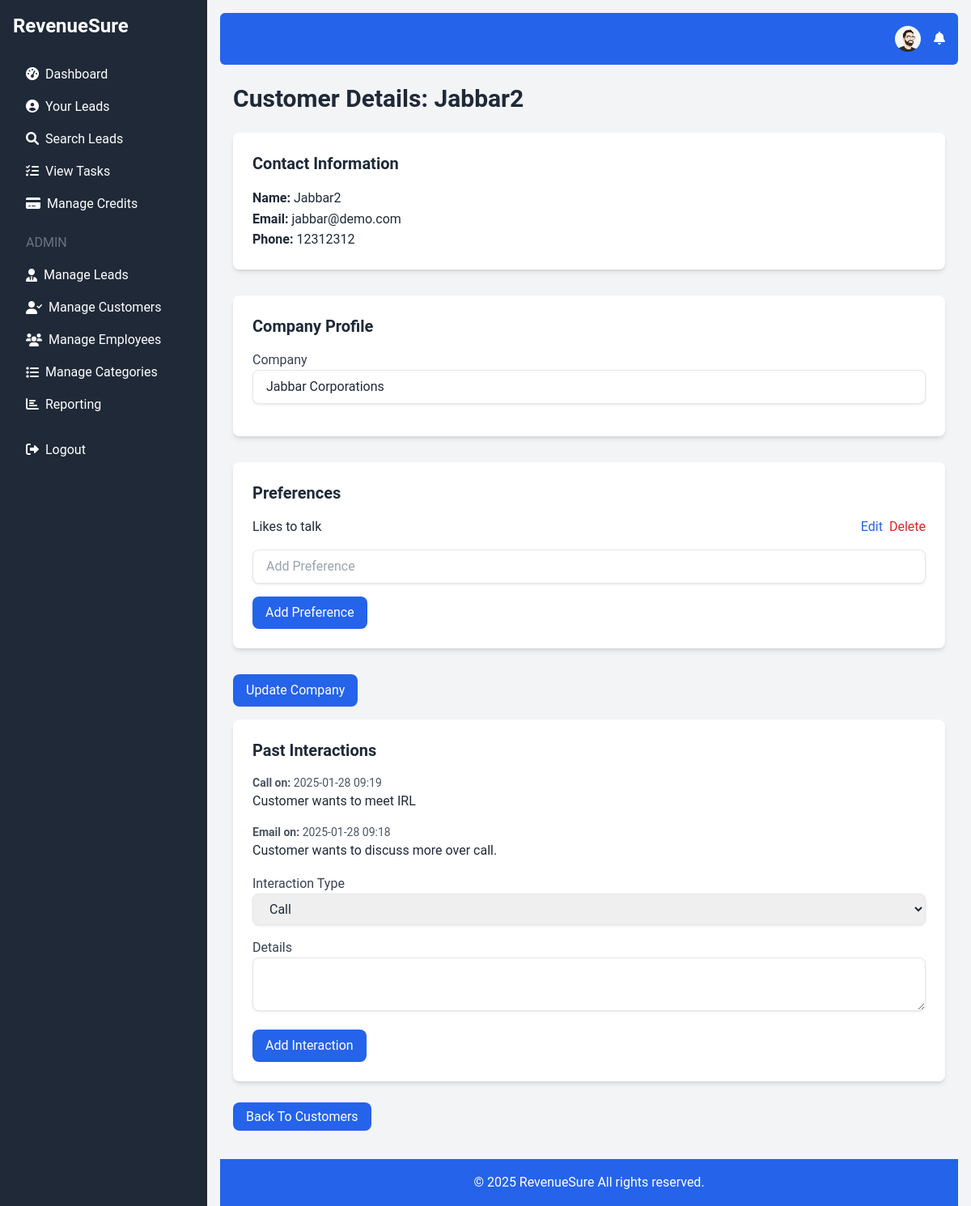
/view_customer.php?id=1 (signed in), run on the app's committed database.
### tables this page shows
CREATE TABLE `users` (
  `id` int(11) NOT NULL,
  `username` varchar(50) NOT NULL,
  `email` varchar(100) NOT NULL,
  `password` varchar(255) NOT NULL,
  `credits` int(11) DEFAULT 0,
  `created_at` timestamp NOT NULL DEFAULT current_timestamp(),
  `role` enum('admin','user') DEFAULT 'user',
  `profile_picture` varchar(255) DEFAULT NULL
);

CREATE TABLE `customers` (
  `id` int(11) NOT NULL,
  `name` varchar(100) NOT NULL,
  `email` varchar(100) DEFAULT NULL,
  `phone` varchar(20) DEFAULT NULL,
  `created_at` timestamp NOT NULL DEFAULT current_timestamp(),
  `company` varchar(255) DEFAULT NULL,
  `last_interaction` timestamp NULL DEFAULT NULL
);

CREATE TABLE `customer_preferences` (
  `id` int(11) NOT NULL,
  `customer_id` int(11) NOT NULL,
  `preference` varchar(255) NOT NULL,
  `created_at` timestamp NOT NULL DEFAULT current_timestamp()
);

CREATE TABLE `customer_interactions` (
  `id` int(11) NOT NULL,
  `customer_id` int(11) NOT NULL,
  `interaction_type` enum('Call','Email','Meeting','Other') NOT NULL,
  `details` text DEFAULT NULL,
  `interaction_at` timestamp NOT NULL DEFAULT current_timestamp()
);

### view_customer.php (the view, shortened to what this page needs)
<?php
require 'db.php';
$customer_id = isset($_GET['id']) ? (int)$_GET['id'] : 0;
$stmt = $conn->prepare("SELECT * FROM customers WHERE id = :id");
$stmt->bindParam(':id', $customer_id);
$stmt->execute();
$customer = $stmt->fetch(PDO::FETCH_ASSOC);
$stmt = $conn->prepare("SELECT * FROM customer_preferences WHERE customer_id = :customer_id ORDER BY created_at ASC");
$stmt->bindParam(':customer_id', $customer_id);
$stmt->execute();
$preferences = $stmt->fetchAll(PDO::FETCH_ASSOC);
$stmt = $conn->prepare("SELECT * FROM customer_interactions WHERE customer_id = :customer_id ORDER BY interaction_at DESC");
$stmt->bindParam(':customer_id', $customer_id);
$stmt->execute();
$interactions = $stmt->fetchAll(PDO::FETCH_ASSOC);
require 'header.php';
?>
<h1 class="text-3xl font-bold text-gray-800 mb-6">Customer Details: <?php echo htmlspecialchars($customer['name']); ?></h1>
    <div class="bg-white p-6 rounded-lg shadow-md mb-8">
        <h2 class="text-xl font-bold text-gray-800 mb-4">Contact Information</h2>
        <p><strong>Name:</strong> <?php echo htmlspecialchars($customer['name']); ?></p>
        <p><strong>Email:</strong> <?php echo htmlspecialchars($customer['email']); ?></p>
        <p><strong>Phone:</strong> <?php echo htmlspecialchars($customer['phone']); ?></p>
    </div>
     <form method="post" action="">
         <div class="bg-white p-6 rounded-lg shadow-md mb-8">
            <h2 class="text-xl font-bold text-gray-800 mb-4">Company Profile</h2>
               <div class="mb-4">
                   <label for="company" class="block text-gray-700">Company</label>
                      <input type="text" name="company" id="company" class="w-full px-4 py-2 border rounded-lg focus:outline-none focus:ring-2 focus:ring-blue-600" value="<?php echo htmlspecialchars($customer['company'] ?? ''); ?>">
                 </div>
         </div>
        <div class="bg-white p-6 rounded-lg shadow-md mb-8">
            <h2 class="text-xl font-bold text-gray-800 mb-4">Preferences</h2>
             <ul class="mb-4">
                 <?php if($preferences): ?>
                     <?php foreach ($preferences as $preference): ?>
                            <li class="flex justify-between items-center mb-2">
                                 <?php echo htmlspecialchars($preference['preference']); ?>
                                  <div class="flex gap-2">
                                    <a href="edit_preference.php?id=<?php echo $preference['id']; ?>&customer_id=<?php echo $customer_id; ?>" class="text-blue-600 hover:underline">Edit</a>
                                  <a href="delete_preference.php?id=<?php echo $preference['id']; ?>&customer_id=<?php echo $customer_id; ?>" class="text-red-600 hover:underline">Delete</a>
                                   </div>
                            </li>
                        <?php endforeach; ?>
                   <?php else: ?>
                     <p>No Preferences added.</p>
                  <?php endif; ?>
               </ul>
             <div class="mb-4">
                <input type="text" name="preference" id="preference" class="w-full px-4 py-2 border rounded-lg focus:outline-none focus:ring-2 focus:ring-blue-600" placeholder="Add Preference">
                </div>
                <button type="submit" name="add_preference" class="bg-blue-600 text-white px-4 py-2 rounded-lg hover:bg-blue-700 transition duration-300">Add Preference</button>
        </div>
           <button type="submit" name="update_company_preferences" class="bg-blue-600 text-white px-4 py-2 rounded-lg hover:bg-blue-700 transition duration-300 mb-4">Update Company</button>
    </form>
        <div class="bg-white p-6 rounded-lg shadow-md mb-8">
        <h2 class="text-xl font-bold text-gray-800 mb-4">Past Interactions</h2>
             <ul>
                   <?php if($interactions): ?>
                         <?php foreach ($interactions as $interaction): ?>
                            <li class="mb-4">
                                 <p class="text-gray-600 text-sm">
                                    <strong><?php echo htmlspecialchars($interaction['interaction_type']); ?> on:</strong> <?php echo date('Y-m-d H:i', strtotime($interaction['interaction_at'])); ?>
                                </p>
                                 <p class="text-gray-800"><?php echo htmlspecialchars($interaction['details']); ?></p>
                             </li>
                         <?php endforeach; ?>
                    <?php else: ?>
                      <p class="text-gray-600">No interactions found.</p>
                  <?php endif; ?>
             </ul>
             <form method="POST" action="">
                <div class="mb-4">
                    <label for="interaction_type" class="block text-gray-700">Interaction Type</label>
                        <select name="interaction_type" id="interaction_type" class="w-full px-4 py-2 border rounded-lg focus:outline-none focus:ring-2 focus:ring-blue-600">
                           <option value="Call">Call</option>
                      </select>
                 </div>
                <div class="mb-4">
                     <label for="details" class="block text-gray-700">Details</label>
                        <textarea name="details" id="details" class="w-full px-4 py-2 border rounded-lg focus:outline-none focus:ring-2 focus:ring-blue-600"></textarea>
                </div>
                  <button type="submit" name="add_interaction" class="bg-blue-600 text-white px-4 py-2 rounded-lg hover:bg-blue-700 transition duration-300">Add Interaction</button>
           </form>
    </div>
    <div class="mb-4">
        <a href="manage_customers.php"  class="bg-blue-600 text-white px-4 py-2 rounded-lg hover:bg-blue-700 transition duration-300">Back To Customers</a>
   </div>
<?php
require 'footer.php';
?>

### header.php (shortened to what this page needs)
<!DOCTYPE html>
<html lang="en">
<head>
    <script src="https://cdn.tailwindcss.com"></script>
    <link href="https://cdnjs.cloudflare.com/ajax/libs/font-awesome/6.0.0-beta3/css/all.min.css" rel="stylesheet">
     <link rel="stylesheet" href="https://cdnjs.cloudflare.com/ajax/libs/animate.css/4.1.1/animate.min.css"/>
</head>
<body class="bg-gray-100">
    <div class="flex h-screen fade-in-up">
        <aside class="bg-gray-800 text-white w-64 p-4">
            <a href="index.php" class="text-2xl font-bold block mb-6">RevenueSure</a>
            <nav>
                <?php if (isset($_SESSION['user_id'])): ?>
                    <?php
                     function isActive($path) {
                         $current_page = basename($_SERVER['PHP_SELF']);
                         return strpos($current_page, $path) === 0;
                    }
                     function isParentActive($path) {
                         $current_page = basename($_SERVER['PHP_SELF']);
                       return strpos($current_page, $path) !== false;
                      }
                    ?>
                    <a href="dashboard.php" class="block py-2 px-4 hover:bg-gray-700 rounded <?php echo isActive('dashboard.php') ? 'active' : ''; ?>"><i class="fas fa-tachometer-alt mr-2"></i>Dashboard</a>
                    <a href="your_leads.php" class="block py-2 px-4 hover:bg-gray-700 rounded <?php echo isActive('your_leads.php') ? 'active' : ''; ?>"><i class="fas fa-user-circle mr-2"></i>Your Leads</a>
                    <a href="search_leads.php" class="block py-2 px-4 hover:bg-gray-700 rounded <?php echo isActive('search_leads.php') ? 'active' : ''; ?>"><i class="fas fa-search mr-2"></i>Search Leads</a>
                   <a href="view_tasks.php" class="block py-2 px-4 hover:bg-gray-700 rounded <?php echo isActive('view_tasks.php') ? 'active' : ''; ?>"><i class="fas fa-tasks mr-2"></i>View Tasks</a>
                    <a href="manage_credits.php" class="block py-2 px-4 hover:bg-gray-700 rounded <?php echo isActive('manage_credits.php') ? 'active' : ''; ?>"><i class="fas fa-credit-card mr-2"></i>Manage Credits</a>
                    <?php if ($_SESSION['role'] === 'admin'): ?>
                        <h6 class="text-gray-500 uppercase mt-4 mb-2 px-4">Admin</h6>
                         <div class="menu-item <?php if (isParentActive('add_lead.php') || isParentActive('leads_list.php') || isParentActive('import_leads.php')) echo 'active'; ?>">
                            <a class="block py-2 px-4 hover:bg-gray-700 rounded flex items-center"><i class="fas fa-user-tie mr-2"></i>Manage Leads</a>
                        </div>
                          <div class="menu-item <?php if (isParentActive('add_customer.php') || isParentActive('manage_customers.php')) echo 'active'; ?>">
                            <a class="block py-2 px-4 hover:bg-gray-700 rounded flex items-center"><i class="fas fa-user-check mr-2"></i>Manage Customers</a>
                        </div>
                         <div class="menu-item <?php if (isParentActive('add_employee.php') || isParentActive('manage_employees.php')) echo 'active'; ?>">
                            <a class="block py-2 px-4 hover:bg-gray-700 rounded flex items-center"><i class="fas fa-users mr-2"></i>Manage Employees</a>
                        </div>
                          <div class="menu-item <?php if (isParentActive('manage_categories.php') || isParentActive('add_category.php')) echo 'active'; ?>">
                            <a class="block py-2 px-4 hover:bg-gray-700 rounded flex items-center"><i class="fas fa-list mr-2"></i>Manage Categories</a>
                        </div>
                         <a href="reporting_dashboard.php" class="block py-2 px-4 hover:bg-gray-700 rounded <?php echo isActive('reporting_dashboard.php') ? 'active' : ''; ?>"><i class="fas fa-chart-bar mr-2"></i>Reporting</a>
                    <?php endif; ?>
                     <a href="logout.php" class="block py-2 px-4 hover:bg-gray-700 rounded mt-4"><i class="fas fa-sign-out-alt mr-2"></i>Logout</a>
                <?php else: ?>
                    <a href="login.php" class="block py-2 px-4 hover:bg-gray-700 rounded"><i class="fas fa-sign-in-alt mr-2"></i>Login</a>
                    <a href="register.php" class="block py-2 px-4 hover:bg-gray-700 rounded"><i class="fas fa-user-plus mr-2"></i>Register</a>
                 <?php endif; ?>
             </nav>
        </aside>
        <div class="flex-1 p-4 fade-in">
            <nav class="bg-blue-600 p-4 text-white mb-6 rounded-md">
                <div class="container mx-auto flex justify-end items-center">
                    <?php if (isset($_SESSION['user_id'])): ?>
                        <div class="relative mr-4">
                            <button id="profileButton" class="hover:underline relative flex items-center">
                                <?php
                                $stmt = $conn->prepare("SELECT profile_picture FROM users WHERE id = :user_id");
                                $stmt->bindParam(':user_id', $_SESSION['user_id']);
                                $stmt->execute();
                                $user = $stmt->fetch(PDO::FETCH_ASSOC);
                                $profile_picture = $user['profile_picture'];
                                if ($profile_picture) : ?>
                                    <img src="<?php echo $profile_picture; ?>" alt="Profile Picture" class="rounded-full w-8 h-8 object-cover">
                                <?php else : ?>
                                    <i class="fas fa-user-circle fa-lg"></i>
                                <?php endif; ?>
                            </button>
                         </div>
                        <div class="relative">
                            <button id="notificationButton" class="hover:underline relative">
                                <i class="fas fa-bell"></i>
                            </button>
                        </div>
                   <?php endif; ?>
                </div>
            </nav>
             <div class="container mx-auto px-4">

### footer.php
</div>
<footer class="bg-blue-600 p-4 text-white mt-10">
    <div class="container mx-auto text-center">
        <p>&copy; 2025 RevenueSure All rights reserved.</p>
    </div>
</footer>
</body>
</html>

### header.php (style rules this page uses)
:root { --primary-color: #6366f1; --secondary-color: #34d399; --background-light: #f9fafb; --background-dark: #1f2937; --error-color: #ef4444; }
body { font-family: 'Roboto', sans-serif; background-color: var(--background-light); color: #1f2937; }
.menu-item a { transition: color 0.3s ease, background-color 0.3s ease; }
aside { min-width: 256px; transition: all 0.3s ease-in-out; }
button { transition: background-color 0.3s ease, color 0.3s ease, transform 0.1s ease; }
.bg-white { transition: all 0.3s ease-in-out; box-shadow: 0 2px 5px rgba(0,0,0,0.1); }
input,select, textarea { transition: all 0.3s ease-in-out; box-shadow: 0 1px 3px rgba(0,0,0,0.1); border-radius: 8px; }
.fade-in-up { animation: fadeInUp 0.3s ease-in-out; }
.fade-in { animation: fadeIn 0.3s ease-in-out; }
h1 { font-size: 2rem; font-weight: bold; color: var(--primary-color); }
h2 { font-size: 1.5rem; font-weight: bold; color: var(--primary-color); }
p { font-size: 1rem; line-height: 1.6; }
.shadow-md { box-shadow: 0 4px 6px rgba(0, 0, 0, 0.1); }

### data on the page
users: profile_picture (picture)
customers: name "Jabbar2", email "jabbar@demo.com", phone "12312312", company "Jabbar Corporations"
customer_preferences: preference "Likes to talk"
customer_interactions: interaction_type "Call", interaction_at "2025-01-28 09:19", details "Customer wants to meet IRL"
customer_interactions: interaction_type "Email", interaction_at "2025-01-28 09:18", details "Customer wants to discuss more over call."
